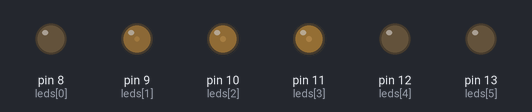
The sketch below on a simulated Arduino Uno, built with avr-gcc and run on an emulated ATmega328P. On the bench: output pins drawn as LEDs (lit = HIGH).

Above: at 0.05 s.
At 0.6 s:
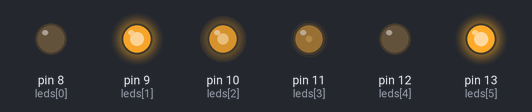
At 0.9 s:
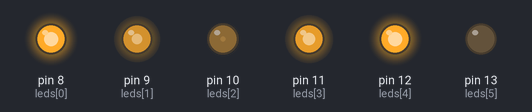
At 1.25 s:
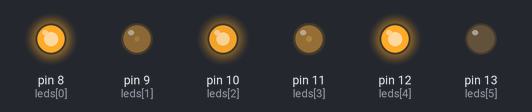
At 1.85 s:
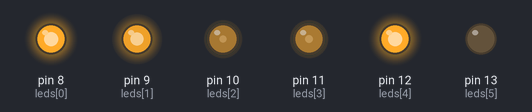
At 2.45 s:
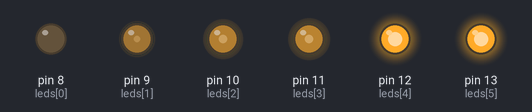
Timing chart, 0 to 5.9 s (numbered marks = the images above):
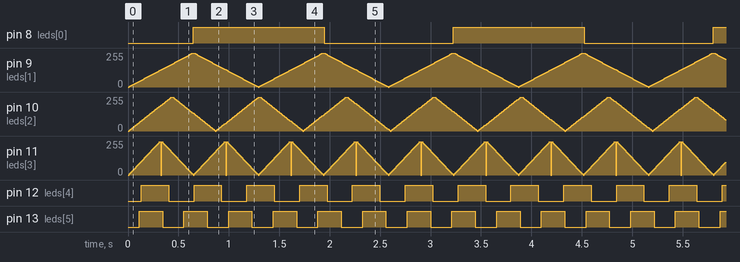

The sketch:

e7.ino
```cpp
int leds[6] = {8, 9, 10, 11, 12, 13};
int brightness[6] = {0, 0, 0, 0, 0, 0};
int fadeAmount[6] = {2, 4, 6, 8, 10, 12};

void setup() {
  for(int i = 0; i < 6; i++) pinMode(leds[i], OUTPUT);
}

void loop() {
  for(int i = 0; i < 6; i++)
  {
    analogWrite(leds[i], brightness[i]);

    brightness[i] = brightness[i] + fadeAmount[i];

    if (brightness[i] <= 0 || brightness[i] >= 255) fadeAmount[i] = -fadeAmount[i];

  }
  delay(10);
}
```

Measured:
- by itself, pin 8 (leds[0]): alternates HIGH for 1.3 s and LOW for 1.3 s
- by itself, pin 11 (leds[3]): moves between 0/255 and 248/255, repeating every 0.64 s
- by itself, pin 12 (leds[4]): alternates HIGH for 0.27 s and LOW for 0.25 s
- by itself, pin 13 (leds[5]): alternates HIGH for 0.23 s and LOW for 0.21 s
